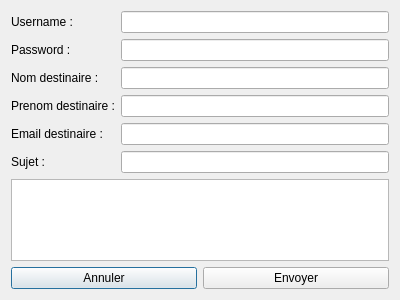
<?xml version="1.0" encoding="UTF-8"?>
<ui version="4.0">
 <class>Dialog</class>
 <widget class="QDialog" name="Dialog">
  <property name="geometry">
   <rect>
    <x>0</x>
    <y>0</y>
    <width>400</width>
    <height>300</height>
   </rect>
  </property>
  <property name="windowTitle">
   <string>Dialog</string>
  </property>
  <layout class="QVBoxLayout" name="verticalLayout_2">
   <item>
    <layout class="QVBoxLayout" name="verticalLayout">
     <item>
      <layout class="QFormLayout" name="formLayout">
       <item row="4" column="0">
        <widget class="QLabel" name="label">
         <property name="text">
          <string>Email destinaire : </string>
         </property>
        </widget>
       </item>
       <item row="1" column="0">
        <widget class="QLabel" name="label_2">
         <property name="text">
          <string>Password :</string>
         </property>
        </widget>
       </item>
       <item row="0" column="0">
        <widget class="QLabel" name="label_3">
         <property name="text">
          <string>Username :</string>
         </property>
        </widget>
       </item>
       <item row="0" column="1">
        <widget class="QLineEdit" name="uname"/>
       </item>
       <item row="1" column="1">
        <widget class="QLineEdit" name="passwd"/>
       </item>
       <item row="4" column="1">
        <widget class="QLineEdit" name="recipient"/>
       </item>
       <item row="5" column="0">
        <widget class="QLabel" name="label_4">
         <property name="text">
          <string>Sujet :</string>
         </property>
        </widget>
       </item>
       <item row="5" column="1">
        <widget class="QLineEdit" name="subjectLineEdit"/>
       </item>
       <item row="3" column="0">
        <widget class="QLabel" name="label_5">
         <property name="text">
          <string>Prenom destinaire :</string>
         </property>
        </widget>
       </item>
       <item row="2" column="0">
        <widget class="QLabel" name="label_6">
         <property name="text">
          <string>Nom destinaire :</string>
         </property>
        </widget>
       </item>
       <item row="2" column="1">
        <widget class="QLineEdit" name="recipient_n"/>
       </item>
       <item row="3" column="1">
        <widget class="QLineEdit" name="recipient_s"/>
       </item>
      </layout>
     </item>
     <item>
      <widget class="QTextEdit" name="message"/>
     </item>
     <item>
      <layout class="QHBoxLayout" name="horizontalLayout">
       <item>
        <widget class="QPushButton" name="annuler_mail">
         <property name="text">
          <string>Annuler</string>
         </property>
        </widget>
       </item>
       <item>
        <widget class="QPushButton" name="envoyer_dialog">
         <property name="text">
          <string>Envoyer</string>
         </property>
        </widget>
       </item>
      </layout>
     </item>
    </layout>
   </item>
  </layout>
 </widget>
 <resources/>
 <connections/>
</ui>
